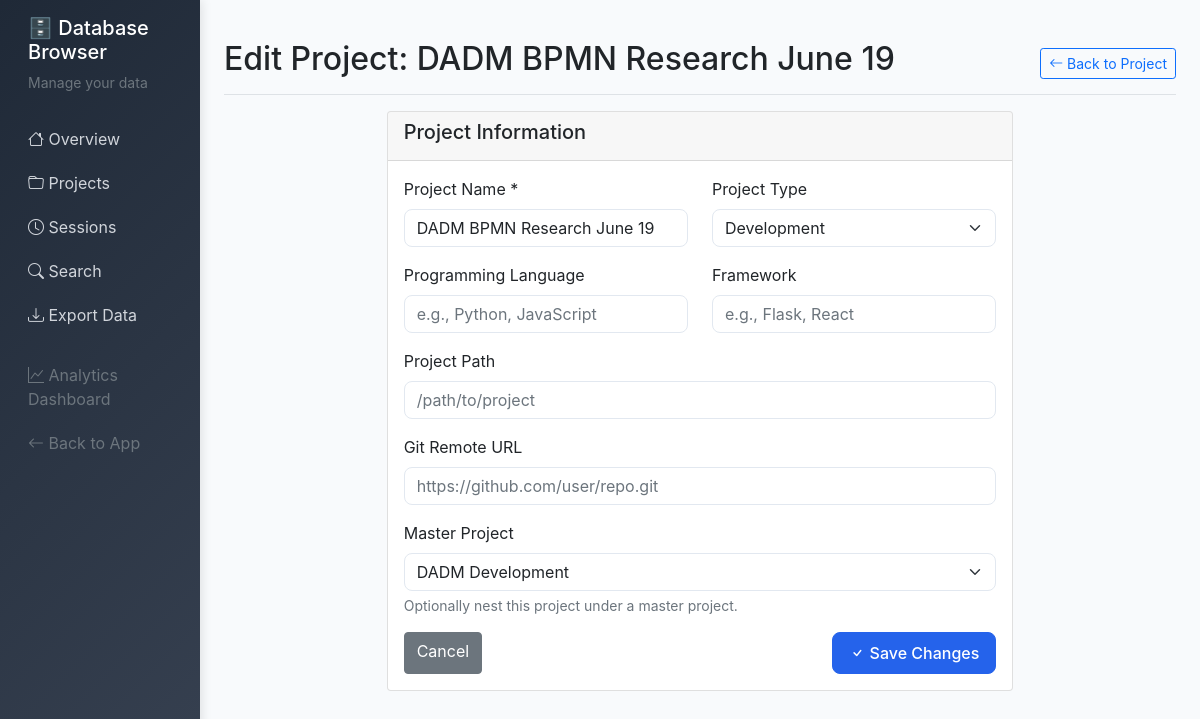
The app's page /db/projects/3/edit, older data.
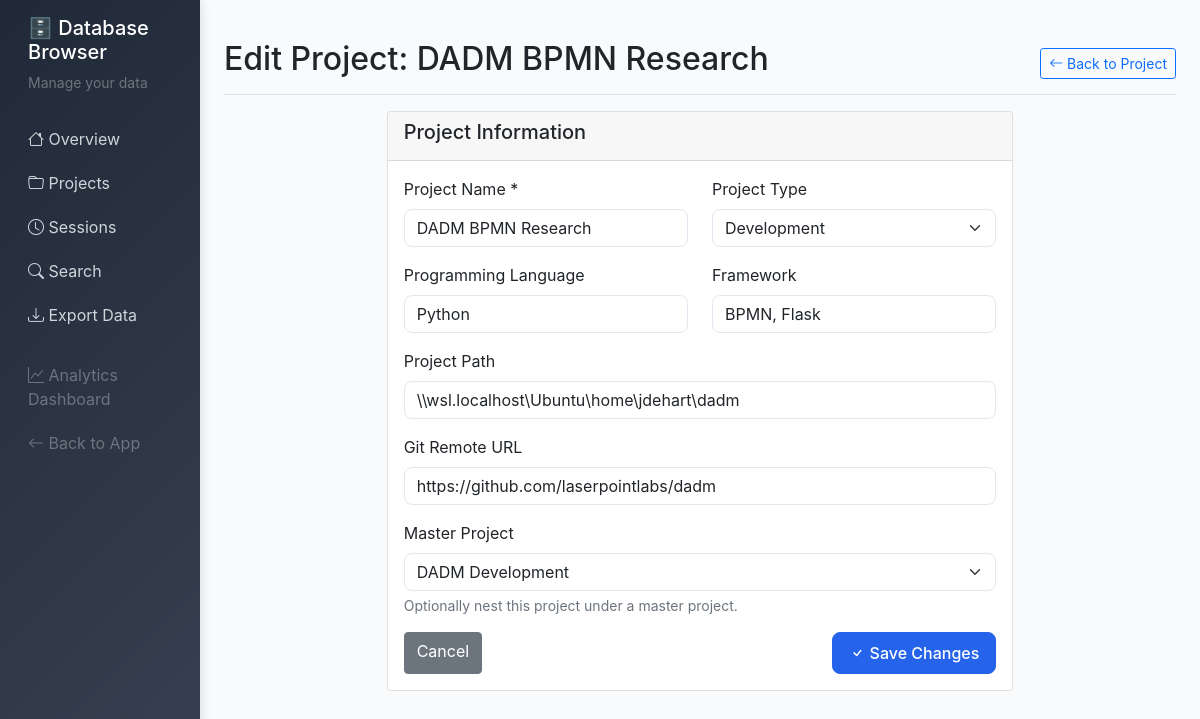
The same page, newer data.
### server/src/models.py (models this page shows, shortened)
class Project:
    __tablename__ = 'projects'

### server/src/db_browser.py (the view, shortened to what this page needs)
@db_browser.route('/db/projects/<int:project_id>/edit', methods=['GET', 'POST'])
def edit_project(project_id):
    conn = get_db_connection()
    project = conn.execute('SELECT * FROM projects WHERE id = ?', (project_id,)).fetchone()
    all_projects = conn.execute('SELECT id, name FROM projects WHERE parent_id IS NULL AND id != ? ORDER BY name', (project_id,)).fetchall()
    conn.close()
    if not project:
        flash('Project not found', 'error')
        return redirect(url_for('db_browser.projects'))
    return render_template('db_browser/edit_project.html', project=project, parent_projects=all_projects)

### server/src/db_browser.py (called while the page is built)
def get_db_connection():
    database_path = os.environ.get('DATABASE_PATH', '/app/data/timetracker.db')
    conn = sqlite3.connect(database_path)
    conn.row_factory = sqlite3.Row
    return conn

### server/src/templates/db_browser/edit_project.html (shortened to what the changed rows need)
{% extends "db_browser/base.html" %}
{% block content %}
<div class="d-flex justify-content-between flex-wrap flex-md-nowrap align-items-center pt-3 pb-2 mb-3 border-bottom">
    <h1 class="h2">Edit Project: {{ project.name }}</h1>
    <div class="btn-toolbar mb-2 mb-md-0">
        <a href="{{ url_for('db_browser.project_detail', project_id=project.id) }}" class="btn btn-sm btn-outline-primary">
        </a>
    </div>
</div>
<div class="row">
    <div class="col-md-8 mx-auto">
        <div class="card">
            <div class="card-body">
                <form method="POST">
                    <div class="row">
                        <div class="col-md-6 mb-3">
                            <label for="name" class="form-label">Project Name *</label>
                            <input type="text" class="form-control" id="name" name="name"
                                   value="{{ project.name }}" required>
                        </div>
                        <div class="col-md-6 mb-3">
                            <label for="type" class="form-label">Project Type</label>
                            <select class="form-select" id="type" name="type">
                                <option value="development" {% if project.type == 'development' %}selected{% endif %}>Development</option>
                            </select>
                        </div>
                    </div>
                    <div class="row">
                        <div class="col-md-6 mb-3">
                            <label for="language" class="form-label">Programming Language</label>
                            <input type="text" class="form-control" id="language" name="language"
                                   value="{{ project.language or '' }}" placeholder="e.g., Python, JavaScript">
                        </div>
                        <div class="col-md-6 mb-3">
                            <label for="framework" class="form-label">Framework</label>
                            <input type="text" class="form-control" id="framework" name="framework"
                                   value="{{ project.framework or '' }}" placeholder="e.g., Flask, React">
                        </div>
                    </div>
                    <div class="mb-3">
                        <label for="path" class="form-label">Project Path</label>
                        <input type="text" class="form-control" id="path" name="path"
                               value="{{ project.path or '' }}" placeholder="/path/to/project">
                    </div>
                    <div class="mb-3">
                        <label for="git_remote" class="form-label">Git Remote URL</label>
                        <input type="text" class="form-control" id="git_remote" name="git_remote"
                               value="{{ project.git_remote or '' }}" placeholder="https://github.com/user/repo.git">
                    </div>
                    <div class="mb-3">
                        <label for="parent_id" class="form-label">Master Project</label>
                        <select class="form-select" id="parent_id" name="parent_id">
                            {% for p in parent_projects %}
                                <option value="{{ p.id }}" {% if project.parent_id == p.id %}selected{% endif %}>{{ p.name }}</option>
                            {% endfor %}
                        </select>
                        <div class="form-text">Optionally nest this project under a master project.</div>
                    </div>
                </form>
            </div>
        </div>
    </div>
</div>
{% endblock %}

Row changes from the older to the newer data that the page shows:
changed Project "Development": name "DADM BPMN Research June 19" → "DADM BPMN Research"; language (not shown) → "Python"; framework (not shown) → "BPMN, Flask"; path (not shown) → "\\\\wsl.localhost\\Ubuntu\\home\\jdehart\\dadm"; git_remote (not shown) → "https://github.com/laserpointlabs/dadm"
